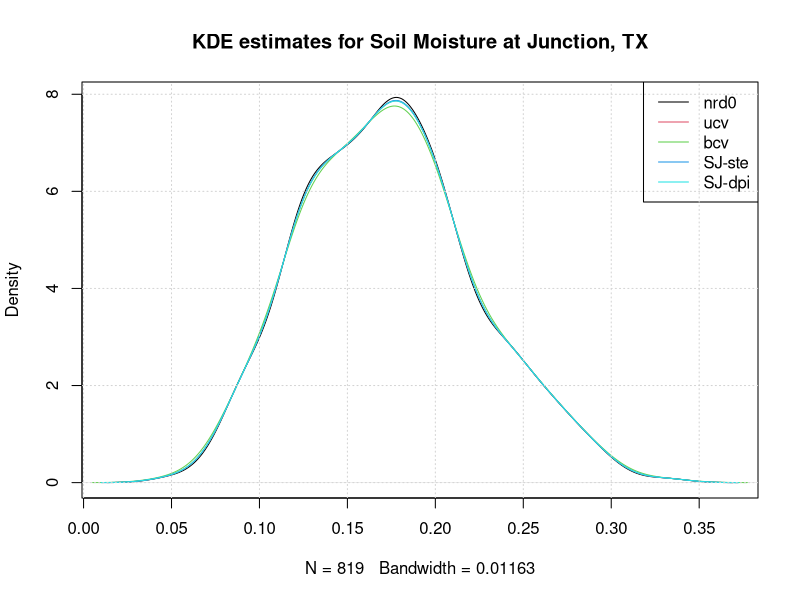

Generate this figure with R:
# Script to plot KDE using various Kernels
# Assumes default bandwidth

# Set working directory
dir <- '/home/vuddameri/CE5315-New/Rcode/CDF'
setwd(dir)

# Read the data
a <- read.csv('soilmoisturedata.csv')

# Extract soil moisture for Junction station
JSM <- a$Junction..mm
summary(JSM)
# Normalize it to dimensionless soil moisture
JSM <- JSM/1600
summary(JSM)

# KDE with different bandwidths
plot(density(JSM),main="KDE estimates for Soil Moisture at Junction, TX",col=1)
lines(density(JSM,bw='ucv'),col=2)
lines(density(JSM,bw='bcv'),col=3)
lines(density(JSM,bw='SJ-ste'),col=4)
lines(density(JSM,bw='SJ-dpi'),col=5)
legend('topright',legend=c('nrd0','ucv','bcv','SJ-ste','SJ-dpi'),
col=c(1,2,3,4,5),lty=c(1,1,1,1,1))
grid()

# Calculate the bandwidths
nrd0 <- bw.nrd0(JSM)
ucv <- bw.ucv(JSM)
bcv <- bw.bcv(JSM)
SJ.ste <- bw.SJ(JSM,method='ste')
SJ.dpi <- bw.SJ(JSM,method='dpi')
cat(nrd0,ucv,bcv,SJ.ste,SJ.dpi,'\n')

